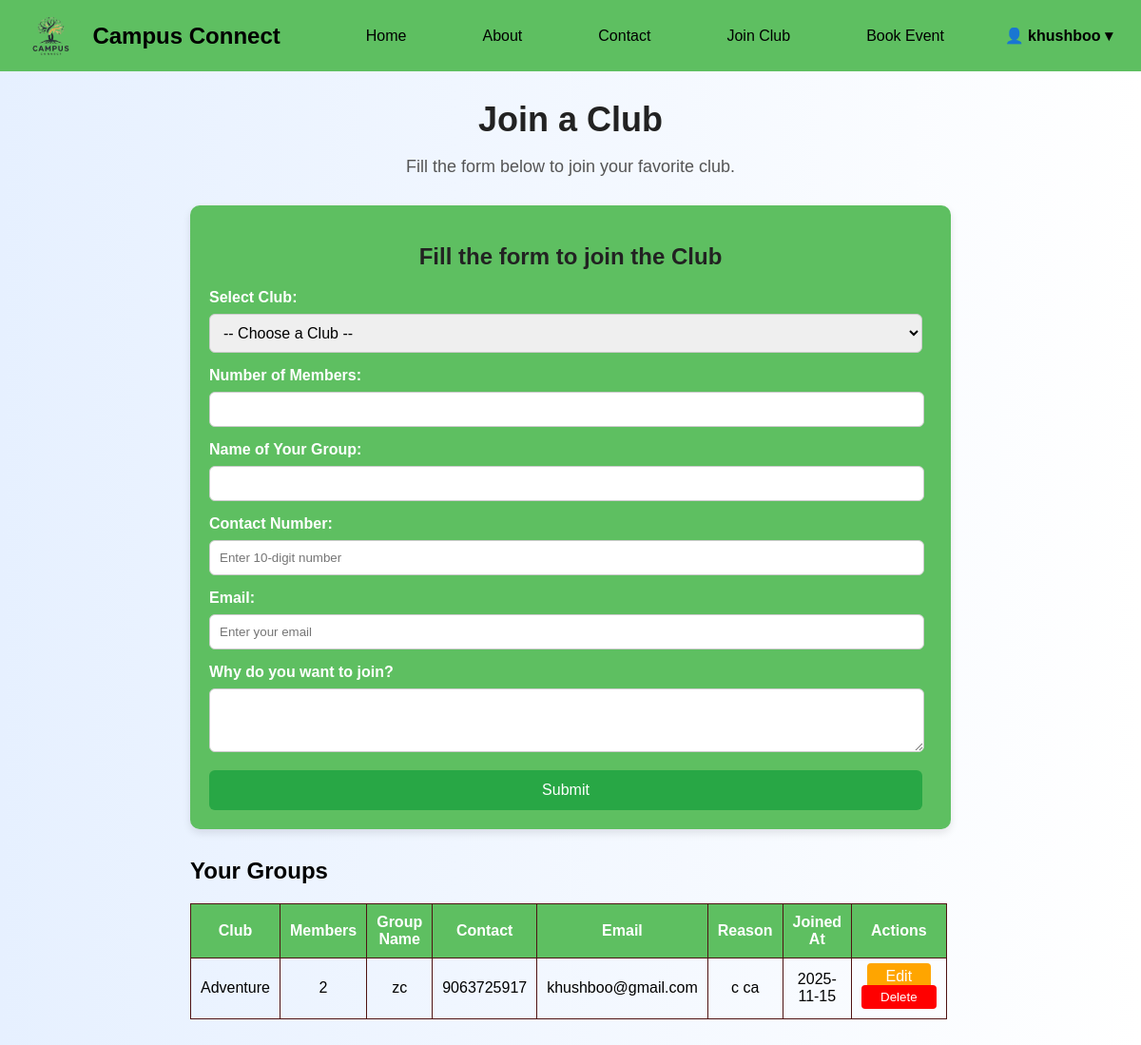
Page /join_club (signed in) on the committed database.
### tables this page shows
CREATE TABLE club_members (
    id INTEGER PRIMARY KEY AUTOINCREMENT,
    username TEXT NOT NULL,
    club TEXT NOT NULL,
    members INTEGER NOT NULL,
    group_name TEXT NOT NULL,
    reason TEXT,
    joined_at TIMESTAMP DEFAULT CURRENT_TIMESTAMP
, contact TEXT, email TEXT);

### app.py (the view, shortened to what this page needs)
@app.route('/join_club', methods=['GET', 'POST'])
@login_required
def join_club():
    username = session.get('user')
    conn = get_db_connection()
    groups = conn.execute("SELECT * FROM club_members WHERE username=?", (username,)).fetchall()
    conn.close()
    return render_template('join_club.html', user=username, groups=groups)

### app.py (called while the page is built)
def get_db_connection():
    conn = sqlite3.connect(DB_PATH)
    conn.row_factory = sqlite3.Row
    return conn

def login_required(f):
    @wraps(f)
    def decorated_function(*args, **kwargs):
        if 'user' not in session:
            return redirect(url_for('login', next=request.path))
        return f(*args, **kwargs)
    return decorated_function

### templates/join_club.html (shortened to what this page needs)
<!DOCTYPE html>
<html lang="en">
<head>
</head>
<body>
    <div class="navbar">
  <img src="{{ url_for('static', filename='images/logo.png') }}" style="height:45px; margin-right:10px;">
  <h2>Campus Connect</h2>
  <a href="{{ url_for('index') }}">Home</a>
  <a href="{{ url_for('about') }}">About</a>
  <a href="{{ url_for('contact') }}">Contact</a>
  <a href="{{ url_for('join_club') }}">Join Club</a>
  <a href="{{ url_for('book_event') }}">Book Event</a>
  {% if user %}
  <div class="user-section" id="userMenu">
    <span class="user-toggle">👤 {{ user }} &#9662;</span>
  </div>
  {% else %}
    <a href="{{ url_for('login') }}" class="login-btn">Login/Register</a>
  {% endif %}
</div>
  <div class="container">
    <h1>Join a Club</h1>
    <p>Fill the form below to join your favorite club.</p>
    <div class="form-container">
      <h2>Fill the form to join the Club</h2>
      <form method="POST" action="{{ url_for('join_club') }}">
        <label for="club">Select Club:</label>
        <select name="club" id="club" required>
          <option value="">-- Choose a Club --</option>
        </select>
        <label for="members">Number of Members:</label>
        <input type="number" name="members" id="members" min="1" required>
        <label for="group_name">Name of Your Group:</label>
        <input type="text" name="group_name" id="group_name" required>
        <label for="contact">Contact Number:</label>
        <input type="tel" name="contact" id="contact" pattern="[0-9]{10}" placeholder="Enter 10-digit number" required>
        <label for="email">Email:</label>
        <input type="email" name="email" id="email" placeholder="Enter your email" required>
        <label for="reason">Why do you want to join?</label>
        <textarea name="reason" id="reason" rows="3" required></textarea>
        <button type="submit">Submit</button>
      </form>
    </div>
    {% if groups %}
    <div style="margin-top:30px;text-align:left;">
      <h2>Your Groups</h2>
      <table>
        <tr>
          <th>Club</th>
          <th>Members</th>
          <th>Group Name</th>
          <th>Contact</th>
          <th>Email</th>
          <th>Reason</th>
          <th>Joined At</th>
          <th>Actions</th>
        </tr>
        {% for group in groups %}
        <tr>
          <td>{{ group.club }}</td>
          <td>{{ group.members }}</td>
          <td>{{ group.group_name }}</td>
          <td>{{ group.contact }}</td>
          <td>{{ group.email }}</td>
          <td>{{ group.reason }}</td>
          <td>{{ group.joined_at[:10] if group.joined_at else '' }}</td>
          <td>
            <a href="{{ url_for('edit_club', id=group.id) }}" class="btn-edit">Edit</a>
            <form method="POST" action="{{ url_for('delete_club', id=group.id) }}" style="display:inline;">
              <button type="submit" class="btn-delete">Delete</button>
            </form>
          </td>
        </tr>
        {% endfor %}
      </table>
    </div>
    {% endif %}
  </div>
</body>
</html>

### templates/join_club.html (style rules this page uses)
body { margin: 0; font-family: Arial, sans-serif; background: linear-gradient(to right, #e6f0ff, #ffffff); }
.navbar { display: flex; align-items: center; background-color: rgb(94, 191, 97); padding: 15px 30px; font-family: Arial, sans-serif; }
.navbar h2 { margin: 0 30px 0 10px; color: black; font-weight: bold; }
.navbar a { text-decoration: none; color: black; margin: 0 20px; font-weight: 500; margin-left: 60px; }
.user-section { position: relative; margin-left: auto; cursor: pointer; font-weight: bold; color: black; }
#club { width: 750px; font-size: 16px; }
.container { text-align:center; margin:30px auto; max-width:800px; }
.container h1 { font-size:36px; margin-bottom:10px; color:#222; }
.container p { font-size:18px; color:#555; margin-bottom:30px; }
.form-container { background:rgb(94, 191, 97); padding:20px; border-radius:10px; box-shadow:0 4px 8px rgba(0,0,0,0.1); text-align:left; }
.form-container h2 { margin-bottom:20px; color:#222; text-align:center; }
label { display:block; margin-bottom:8px; font-weight:bold; color:#fff; }
select, input, textarea { width:730px; padding:10px; margin-bottom:15px; border:1px solid #ccc; border-radius:6px; }
.form-container button { width:750px; padding:12px; border:none; background:#28a745; color:white; border-radius:6px; font-size:16px; cursor:pointer; }
table { width:10px; border-collapse:collapse; margin-top:20px; }
table, th, td { border:1px solid #4f1313; width: 100px; }
th, td { padding:10px; text-align:center; }
th { background:#5ebf61; color:white; }
.btn-edit { background:orange; color:white;padding:5px 20px; border-radius:4px; text-decoration:none; }
.btn-delete { background:red; color:white; border:none; padding:5px 20px; border-radius:4px; cursor:pointer; }

### rows in the picture
club_members: username "khushboo", club "Adventure", members "2", group_name "zc", contact "9063725917", email "khushboo@gmail.com", reason "c ca", joined_at "2025-11-15"
